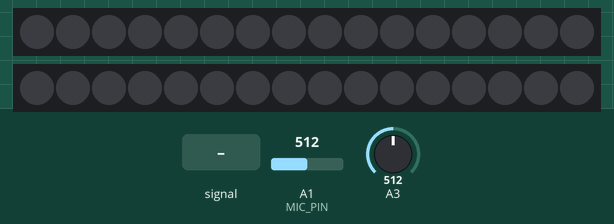
The sketch below on a simulated ATtiny85, built with avr-gcc and run on an emulated ATtiny85. On the bench: 2 × 16 RGB LEDs in strip order, left to right. Inputs (shaded band) come from the test bench; at power-on: A3 = 512, A1 (MIC_PIN) = 512. Dim RGB values are drawn brighter than linear.

Above: at 1.2 s.
1.3 s: A1 (MIC_PIN) fed a 200 Hz sine of ±460 counts around its level
At 2.5 s:
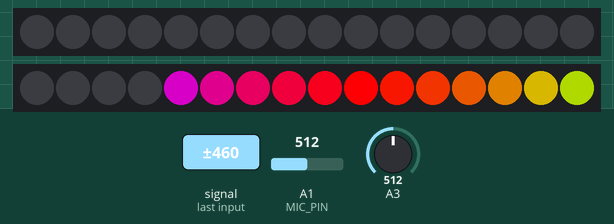
3.5 s: A3 set to 716
At 4.62 s:
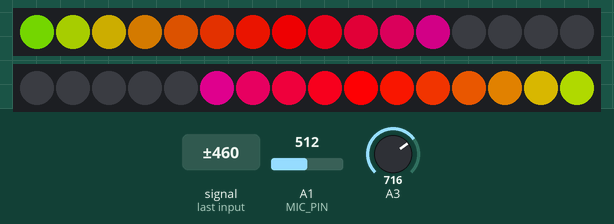
5.9 s: A1 (MIC_PIN) set to 900
At 7.9 s:
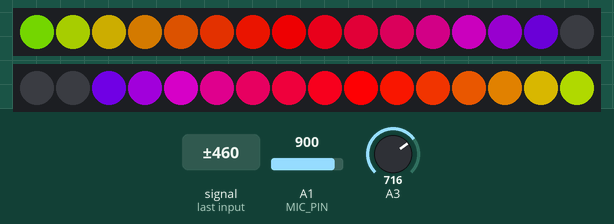
8.3 s: A1 (MIC_PIN) set to 160
At 9.3 s:
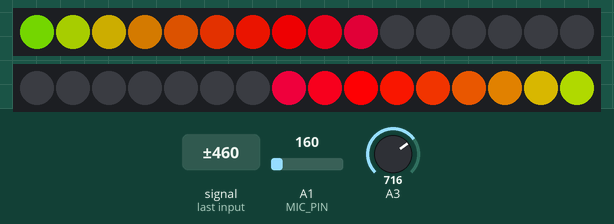
10.2 s: A1 (MIC_PIN) set to 180
At 10.7 s:
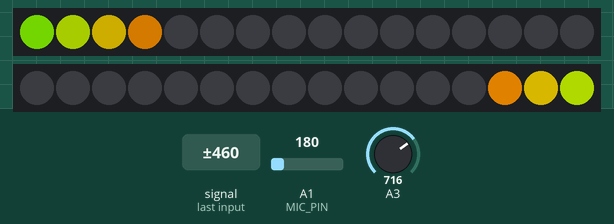
11.7 s: A3 set to 0
At 12.4 s:
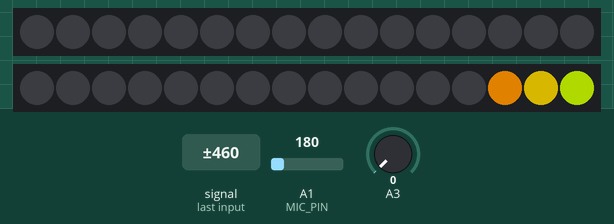
Timing chart, 0 to 14.2 s (numbered marks = the images above; inputs shaded):
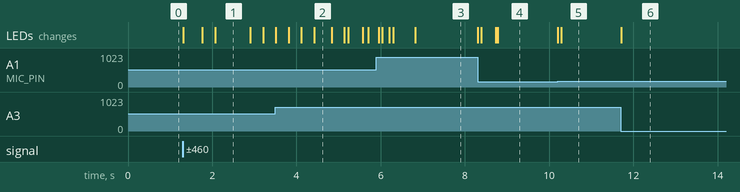

The sketch:

ColorOrganSplitData.ino
```cpp
// (licence header left out)
#include <Adafruit_NeoPixel.h>

#define N_PIXELS  16  // Number of pixels you are using
#define MIC_PIN   A1  // Microphone is attached to Trinket GPIO #2/Gemma D2 (A1)
#define LEFTLED_PIN    0  // The left NeoPixel LED strand is connected to GPIO #0 / D0
#define RIGHTLED_PIN   1  // The right NeoPixel LED strand is connected to GPIO #1 / D1
#define DC_OFFSET  0  // DC offset in mic signal - if unusure, leave 0
#define NOISE     100  // Noise/hum/interference in mic signal
#define SAMPLES   60  // Length of buffer for dynamic level adjustment
#define TOP       (N_PIXELS +1) // Allow dot to go slightly off scale
// Comment out the next line if you do not want brightness control or have a Gemma
#define POT_PIN    3  // if defined, a potentiometer is on GPIO #3 (A3, Trinket only)

byte
  peak      = 0,      // Used for falling dot
  dotCount  = 0,      // Frame counter for delaying dot-falling speed
  volCount  = 0;      // Frame counter for storing past volume data

int
  vol[SAMPLES],       // Collection of prior volume samples
  lvl       = 10,     // Current "dampened" audio level
  minLvlAvg = 0,      // For dynamic adjustment of graph low & high
  maxLvlAvg = 512;

Adafruit_NeoPixel  leftstrip = Adafruit_NeoPixel(N_PIXELS, LEFTLED_PIN, NEO_GRB + NEO_KHZ800);
Adafruit_NeoPixel  rightstrip = Adafruit_NeoPixel(N_PIXELS, RIGHTLED_PIN, NEO_GRB + NEO_KHZ800);

void setup() {
  //memset(vol, 0, sizeof(vol));
  memset(vol,0,sizeof(int)*SAMPLES);//Thanks Neil!
  leftstrip.begin();

   //memset(vol, 0, sizeof(vol));
  memset(vol,0,sizeof(int)*SAMPLES);//Thanks Neil!
  rightstrip.begin();
}

void loop() {
  uint8_t  i;
  uint16_t minLvl, maxLvl;
  int      n, height;
  n   = analogRead(MIC_PIN);                 // Raw reading from mic
  n   = abs(n - 512 - DC_OFFSET);            // Center on zero
  n   = (n <= NOISE) ? 0 : (n - NOISE);      // Remove noise/hum
  lvl = ((lvl * 7) + n) >> 3;    // "Dampened" reading (else looks twitchy)

  // Calculate bar height based on dynamic min/max levels (fixed point):
  height = TOP * (lvl - minLvlAvg) / (long)(maxLvlAvg - minLvlAvg);

  if(height < 0L)       height = 0;      // Clip output
  else if(height > TOP) height = TOP;
  if(height > peak)     peak   = height; // Keep 'peak' dot at top

// if POT_PIN is defined, we have a potentiometer on GPIO #3 on a Trinket
//    (Gemma doesn't have this pin)
  uint8_t bright = 255;
#ifdef POT_PIN
   bright = analogRead(POT_PIN);  // Read pin (0-255) (adjust potentiometer
                                  //   to give 0 to Vcc volts
#endif
  leftstrip.setBrightness(bright);    // Set LED brightness (if POT_PIN at top
                                  //  define commented out, will be full)
  // Color leftstrip pixels based on rainbow gradient
  for(i=0; i<N_PIXELS; i++) {
    if(i >= height)
       leftstrip.setPixelColor(i,   0,   0, 0);
    else
       leftstrip.setPixelColor(i,Wheel(map(i,0,leftstrip.numPixels()-1,30,150)));
    }

   leftstrip.show(); // Update leftstrip

  // Color rightstrip pixels based on rainbow gradient
   for(i=0; i<N_PIXELS ; i++) {
    if(i >= height)
       rightstrip.setPixelColor(rightstrip.numPixels() - i,   0,   0, 0);
    else
       rightstrip.setPixelColor(rightstrip.numPixels() - i ,Wheel(map(i,0,rightstrip.numPixels()-1,30,150)));
    }

   rightstrip.show(); // Update rightstrip

  vol[volCount] = n;                      // Save sample for dynamic leveling
  if(++volCount >= SAMPLES) volCount = 0; // Advance/rollover sample counter

  // Get volume range of prior frames
  minLvl = maxLvl = vol[0];
  for(i=1; i<SAMPLES; i++) {
    if(vol[i] < minLvl)      minLvl = vol[i];
    else if(vol[i] > maxLvl) maxLvl = vol[i];
  }
  // minLvl and maxLvl indicate the volume range over prior frames, used
  // for vertically scaling the output graph (so it looks interesting
  // regardless of volume level).  If they're too close together though
  // (e.g. at very low volume levels) the graph becomes super coarse
  // and 'jumpy'...so keep some minimum distance between them (this
  // also lets the graph go to zero when no sound is playing):
  if((maxLvl - minLvl) < TOP) maxLvl = minLvl + TOP;
  minLvlAvg = (minLvlAvg * 63 + minLvl) >> 6; // Dampen min/max levels
  maxLvlAvg = (maxLvlAvg * 63 + maxLvl) >> 6; // (fake rolling average)
}

// Input a value 0 to 255 to get a color value.
// The colors are a transition r - g - b - back to r.
uint32_t Wheel(byte WheelPos)
  {
  if(WheelPos < 85) {
   return leftstrip.Color(WheelPos * 3, 255 - WheelPos * 3, 0);
  } else if(WheelPos < 170) {
   WheelPos -= 85;
   return leftstrip.Color(255 - WheelPos * 3, 0, WheelPos * 3);
  } else {
   WheelPos -= 170;
   return leftstrip.Color(0, WheelPos * 3, 255 - WheelPos * 3);
  }

  {
  if(WheelPos < 85) {
   return rightstrip.Color(WheelPos * 3, 255 - WheelPos * 3, 0);
  } else if(WheelPos < 170) {
   WheelPos -= 85;
   return rightstrip.Color(255 - WheelPos * 3, 0, WheelPos * 3);
  } else {
   WheelPos -= 170;
   return rightstrip.Color(0, WheelPos * 3, 255 - WheelPos * 3);
  }
  }


}
```

Measured:
- after the input at 1.3 s, the LEDs: first change at once (image 1 shows a later state)
- after the input at 3.5 s, the LEDs: change at once (image 2)
- after the input at 5.9 s, the LEDs: change after 0.05 s (image 3)
- after the input at 8.3 s, the LEDs: first change at once (image 4 shows a later state)
- after the input at 10.2 s, the LEDs: first change at once (image 5 shows a later state)
- after the input at 11.7 s, the LEDs: change at once (image 6)
